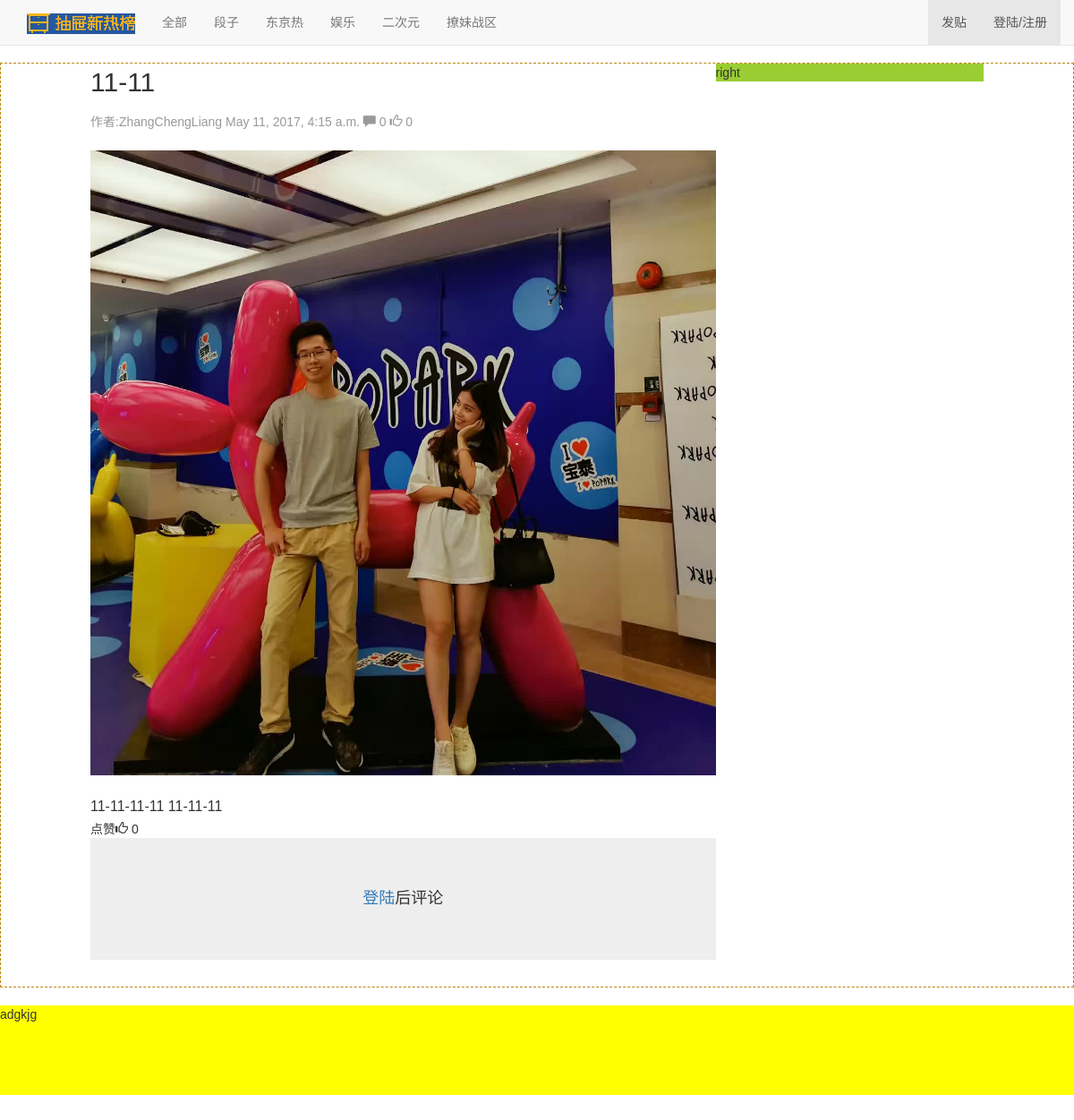
The page /bbs/detail/27/ on the database its author committed.
### bbs/models.py (models this page shows, shortened)
class Category(models.Model):  # 版块(分类)表
    name = models.CharField(max_length=64, unique=True)  # 版块名
    brief = models.CharField(max_length=255, null=True, blank=True)  # 简要介绍
    set_to_top_menu = models.BooleanField(default=False)  # 是否显示在界面
    position_index = models.SmallIntegerField()  # 版块的位置
    admin = models.ManyToManyField("UserProfile", blank=True)  # 一个版块可有多个管理员，可不选择

class Article(models.Model):  # 贴子表
    title = models.CharField(max_length=255)  # 标题
    brief = models.CharField(max_length=255, null=True, blank=True)  # 简要介绍
    category = models.ForeignKey("Category")
    content = models.TextField(u"文章内容")
    author = models.ForeignKey("UserProfile")  # 作者
    pub_date = models.DateTimeField(blank=True, null=True)
    last_modify = models.DateTimeField(auto_now=True)  # 自动添加修改帖子时间
    priority = models.IntegerField(u"优先级", default=1000)  # 设置默认优先级为1000
    head_img = models.ImageField(u"文章标题图片", upload_to="uploads")
    status_choices = (("draft", u"草稿"),
                      ("published", u"已发布"),
                      ("hidden", u"隐藏"),
                      )
    publish_status = models.CharField(choices=status_choices, max_length=32, default="published")

class UserProfile(models.Model):  # 用户表
    user = models.OneToOneField(User)  # 一对一关联，密码在User表
    name = models.CharField(max_length=64)
    signature = models.CharField(max_length=255, blank=True, null=True)  # 个人签名，可以为空
    head_img = models.ImageField(height_field=150, width_field=150, blank=True, null=True)  # 头像，可以不传
    friends = models.ManyToManyField("self", related_name="my_friends", blank=True)

### bbs/views.py (the view)
# urls.py: url(r'^detail/(\d+)/$', views.article_detail, name="article_detail"),
def article_detail(request, article_id):
    article_obj = models.Article.objects.get(id=article_id)
    comment_tree = handle_comment.build_tree(article_obj.comment_set.select_related())
    return render(request, "bbs/article_detail.html", {"article_obj": article_obj,
                                                       "category_list": category_list})

### bbs/handle_comment.py (called while the page is built)
def build_tree(comment_set):
    print("comment_set>>>:", comment_set)
    tree_dic = {}
    for comment in comment_set:
        if comment.comment_type == 1:  # 当comment为点赞时，无需添加到评论树(评论内容才需要)
            add_node(tree_dic, comment)
    return tree_dic

### bbs/templatetags/img_tag.py (called while the page is built)
@register.filter  # 注册
def truncate_url(img_url):  # 截断url
    return img_url.name.split("/", maxsplit=1)[-1]

@register.simple_tag
def filter_comment(article_obj):
    query_set = article_obj.comment_set.select_related()  # 反向关联查询(包含评论与点赞)
    comments = {
        "comment_count": query_set.filter(comment_type=1).count(),  # 评论数
        "thumb_count": query_set.filter(comment_type=2).count(),  # 点赞数
    }
    return comments  # 后端返回给前端是一个字典

### templates/bbs/article_detail.html (shortened to what this page needs)
{% extends "base.html" %}
{% load img_tag %}
{% block page_container %}
    <div class="wrap-left">
        <div class="article-big-title">
            {{ article_obj.title }}
        </div>
        <div class="article-title-brief">
            <span>作者:{{ article_obj.author.name }}</span>
            <span>{{ article_obj.pub_date }}</span>
            <span>{%  filter_comment article_obj as comments %}</span>
            <span class="glyphicon glyphicon-comment" aria-hidden="true"></span>
            <span>{{ comments.comment_count }}</span>
            <span class="glyphicon glyphicon-thumbs-up" aria-hidden="true"></span>
            <span class="thumb-count">{{ comments.thumb_count }}</span>
        </div>
        <div>
            <img class="article-big-head-img" src="/static/{{ article_obj.head_img|truncate_url }}">
        </div>
        <div class="article-content">
            {{ article_obj.content|safe }}
        </div>
        <div>
            <a class="thumb-up">
                点赞<span class="glyphicon glyphicon-thumbs-up" aria-hidden="true"></span>
                <span class="thumb-count">{{ comments.thumb_count }}</span>
            </a>
        </div>
        <div class="comment-box">
            {% if request.user.is_authenticated %}
                <div class="new-comment-box">
                    <textarea class="form-control" rows="3"></textarea>
                    <button type="button" style="margin-top: 10px;" class="btn btn-success pull-right">提交</button>
                    <div class="clear-both"></div>
                </div>
            {% else %}
                <div class="jumbotron">
                    <h4 class="text-center"><a href="{% url 'login' %}?next={{ request.path }}" class="btn-link">登陆</a>后评论</h4>
                </div>
            {% endif %}
        </div>
    </div>
    <div class="wrap-right">
        right
    </div>
{% endblock %}

### templates/base.html (shortened to what this page needs)
<!DOCTYPE html>
<html lang="zh-CN"><style type="text/css" id="106159481858"></style><head><meta http-equiv="Content-Type" content="text/html; charset=UTF-8">
    <link href="/static/bootstrap-3.3.7-dist/css/bootstrap.min.css" rel="stylesheet">
    <link href="/static/bootstrap-3.3.7-dist/css/page_container.css" rel="stylesheet">
    <link href="/static/bootstrap-3.3.7-dist/css/navbar-fixed-top.css" rel="stylesheet">
  </head>
  <body> {% csrf_token %}
    <nav class="navbar navbar-default navbar-fixed-top">
      <div class="container">
        <div id="navbar" class="navbar-collapse collapse">
            <div>
                <a class="navbar-brand" href="/bbs">
                    <img src="/static/images/logo.png">
                </a>
            </div>
            <ul class="nav navbar-nav">
                {% for category in category_list %}
                    {% if category.id == category_obj.id %}
                        <li class="active"><a href="/bbs/category/{{ category.id }}">{{ category.name }}</a></li>
                    {% else %}
                        <li class=""><a href="/bbs/category/{{ category.id }}">{{ category.name }}</a></li>
                    {% endif %}
                {% endfor %}
                 <li class=""><a href="/webchat/">撩妹战区</a></li>
            </ul>
          <ul class="nav navbar-nav navbar-right">
            <li class="active"><a href="{% url 'new_article' %}">发贴</a></li>
            {% if request.user.is_authenticated %}
                <li class=""><a href="#">{{ request.user.userprofile }}</a></li>
                 <li class="active"><a href="{% url 'logout' %}">注销退出</a></li>
            {% else %}
                <li class="active"><a href="{% url 'login' %}">登陆/注册</a></li>
            {% endif %}
          </ul>
        </div>
      </div>
    </nav>
    <div class="page-container">
        {% block page_container %}{% endblock %}
    </div>
    <footer class="footer">
        adgkjg
    </footer>
</body></html>

### rows shown on the page
Category: name "全部"
Category: name "段子"
Category: name "东京热"
Category: name "娱乐"
Category: name "二次元"
Article: title "11-11", author.name "ZhangChengLiang", pub_date "May 11, 2017, 4:15 a.m.", head_img (picture), content "11-11-11-11 11-11-11"

### other values the page prints
{{ comments.comment_count }} "0"
{{ comments.thumb_count }} "0"
